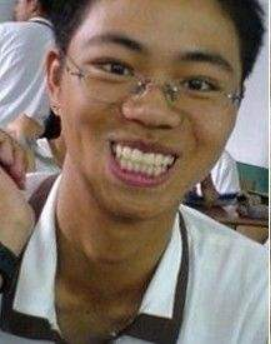
%> input picture Poisson Image Editing/Code/42.jpg, 271 x 344 px
$ octave Task4.m   (GNU Octave 9; MATLAB toolbox functions it lacks are replaced by stand-ins)
%> lines starting %> are read from the running program, lines starting %| are printed output that depends on the picture; in (x1, y1, x2, y2) boxes, pixels count from 0 and x2, y2 are one past the last pixel; in counts of white or black regions, pixels touching at a corner belong together; the program's own positions count from 1
### Poisson Image Editing/Code/ObjectMove.m
function MaskTarget = ObjectMove(position_in_target,GreyTarget,SourceMask)

    [Rows, Cols] = size(GreyTarget);
    [row, col] = find(SourceMask);
    %Calculate the size of mask in source
    start_position = [min(col), min(row)];
    end_position   = [max(col), max(row)];
    frame_size  = end_position - start_position;
    %Make sure the frame does not exceed the scope of the target diagram
    if (frame_size(1) + position_in_target(1) > Cols)
        position_in_target(1) = Cols - frame_size(1);
    end
    if (frame_size(2) + position_in_target(2) > Rows)
        position_in_target(2) = Rows - frame_size(2);
    end
    MaskTarget = zeros(Rows, Cols);
    MaskTarget(sub2ind([Rows, Cols], row - start_position(2) + position_in_target(2), ...
     col - start_position(1) + position_in_target(1))) = 1;

end

### Poisson Image Editing/Code/SizeSource.m
function [Col_source,Row_source] = SizeSource(SourceMask,row_source,col_source)

    %Extract boundary
    TargBoundry = bwboundaries(SourceMask,8);
    TargBoundry = TargBoundry{1};
    boundary = zeros(row_source,col_source);
    for i = 1:size(TargBoundry)
        boundary(TargBoundry(i,1),TargBoundry(i,2)) = 1;
    end

    %Substitute boundary
    SourceMask = SourceMask - boundary;

    %Find selected region's cols and rows
    [Col_source,Row_source] = find(transpose(SourceMask));

end

### Poisson Image Editing/Code/Task4.m
close all;
clear;
clc;

%% region one
%Read image
SourceImage = imread('42.jpg');
%> SourceImage is the input picture: size 344x271x3 uint8; mean R, G, B 130.9, 115.2, 102.8
TargetImage = imread('41.jpg');
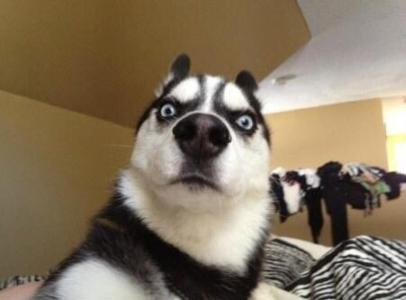
%> input picture Poisson Image Editing/Code/41.jpg, 406 x 300 px
%> TargetImage is the input picture: size 300x406x3 uint8; mean R, G, B 131.2, 116.2, 94.7
%Change the image to grayscale image
SourceR = SourceImage(:,:,1);
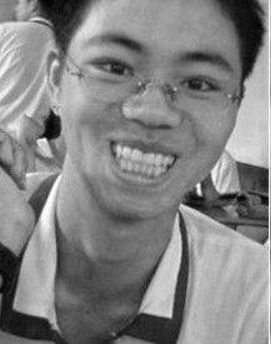
%> SourceR: size 344x271 uint8; min 0, max 255, mean 130.9
SourceG = SourceImage(:,:,2);
SourceB = SourceImage(:,:,3);
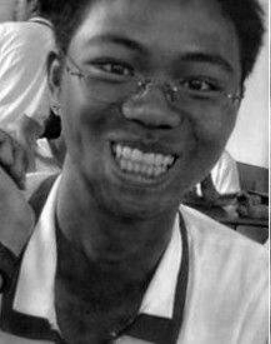
%> SourceB: size 344x271 uint8; min 0, max 255, mean 102.8
TargetR = TargetImage(:,:,1);
TargetG = TargetImage(:,:,2);
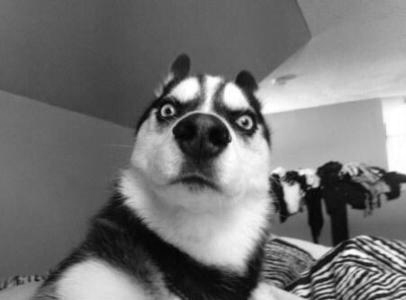
%> TargetG: size 300x406 uint8; min 1, max 255, mean 116.2
TargetB = TargetImage(:,:,3);
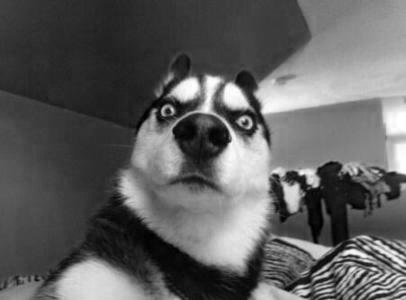
%> TargetB: size 300x406 uint8; min 0, max 255, mean 94.7
GreyTarget = rgb2gray(TargetImage);
%Calculate the size of the grayscale image
[row_source, col_source] = size(SourceR);
%> row_source = 344; col_source = 271
[row_target, col_target] = size(TargetR);
%> row_target = 300; col_target = 406
imshow(SourceImage);

%Choose the region
%h = impoly(gca,[192.422556390977 83.715037593985;148.013533834586 83.3;140.957894736842 69.6037593984962;113.98045112782 66.6984962406015;96.9639097744361 72.509022556391;62.9308270676692 66.6984962406015;65.006015037594 48.0218045112782;82.4375939849624 41.3812030075188;108.16992481203 45.5315789473684;120.206015037594 60.887969924812;141.372932330827 62.5481203007519;159.634586466165 56.3225563909774;188.687218045113 67.1135338345865]);
h = impoly(gca,[174.980169971671 180.052407932011;163.773371104816 190.771954674221;143.796033994334 191.259206798867;131.127478753541 190.771954674221;113.099150141643 180.052407932011;104.815864022663 168.845609065156;101.405099150142 161.536827195467;101.892351274788 150.330028328612;103.354107648725 134.737960339943;141.847025495751 139.123229461756;167.184135977337 144.483002832861;185.212464589235 152.766288951841;183.263456090652 165.434844192635]);
%Create a mask to this region
SourceMask = createMask(h);
%Change the format from uint8 to double
SourceR = double(SourceR);
%> SourceR: size 344x271 double
SourceG = double(SourceG);
%> SourceG: size 344x271 double
SourceB = double(SourceB);
%> SourceB: size 344x271 double

%Obtain target mask
%position_in_target = [145, 95];
position_in_target = [155, 155];
MaskTarget = ObjectMove(position_in_target,TargetG,SourceMask);
%> in ObjectMove, `MaskTarget(sub2ind([Rows, Cols], row - start_position(2) + position_in..`: MaskTarget: size 300x406 double; values 0 (black) and 1 (white), 3% white; 1 white region, box (x1, y1, x2, y2) and area: (154, 154, 238, 210) 3603

%Obtain the cols and rows of the mask of source
[Col_source,Row_source] = SizeSource(SourceMask,row_source,col_source);
%> after the loop in SizeSource, `for i = 1:size(TargBoundry)`:
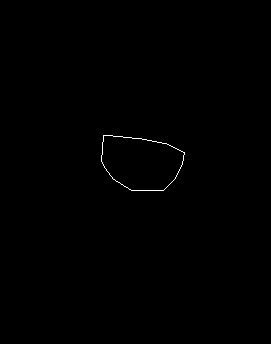
%> boundary: size 344x271 double; values 0 (black) and 1 (white), 0.23% white in thin lines or dots, all inside (x1, y1, x2, y2) = (101, 135, 185, 191)
%> Row_source = 3390 values from 137 to 190

%Extract boundary
TargBoundry = bwboundaries(MaskTarget,8);
%> TargBoundry = 1 boundary; box (x1, y1, x2, y2) and points: (154, 154, 238, 210) 214
TargBoundry = TargBoundry{1};
%> TargBoundry = 214 rows, first 12: [175 155; 174 156; 173 156; 172 156; 171 156; 170 156; 169 156; 168 156; 167 156; 166 156; 165 156; 164 156]
boundary = zeros(row_target,col_target);
for i = 1:size(TargBoundry)
    boundary(TargBoundry(i,1),TargBoundry(i,2)) = 1;
end
%> boundary: size 300x406 double; values 0 (black) and 1 (white), 0.17% white in thin lines or dots, all inside (x1, y1, x2, y2) = (154, 154, 238, 210)

%Substitute boundary
MaskTarget = MaskTarget - boundary;
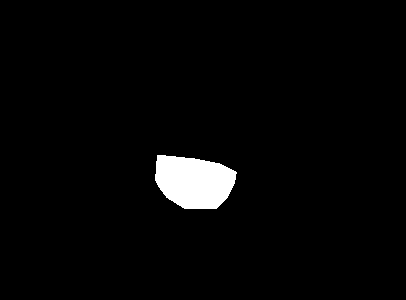
%> MaskTarget: size 300x406 double; values 0 (black) and 1 (white), 2.8% white; 1 white region, box (x1, y1, x2, y2) and area: (155, 155, 237, 209) 3390

%Find selected region's cols and rows
[Col,Row] = find(transpose(MaskTarget));
%> Col = 3390 values from 156 to 237; Row = 3390 values from 156 to 209

%Obtain the sprase matrix A
A = zeros(size(Row,1),size(Row,1));
%> A: size 3390x3390 double; every value is 0
%> (the run ends here)
